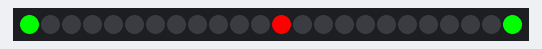
Simulated run of this sketch. Board: Arduino Uno, built with avr-gcc and run on an emulated ATmega328P. Shown: 24 RGB LEDs in strip order, left to right.

Above: at 0.01 s.
At 0.77 s:
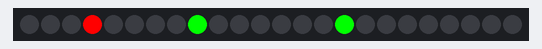
At 1.54 s:
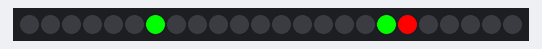

Measured:
- by itself, everything shown: repeats every 1.2 s, in 24 steps

The sketch:

WS2812-Ring-blink.ino
```cpp
// https://www.youtube.com/watch?v=AuOnubC_rKo

#include <Adafruit_NeoPixel.h>

#define PIN      6
#define NUMPIXELS 24

Adafruit_NeoPixel pixels = Adafruit_NeoPixel(NUMPIXELS, PIN, NEO_GRB + NEO_KHZ800);

void setup()
{
  pixels.begin();
}
void loop()
{
  for (int i = 0; i < NUMPIXELS; i++)
  {
    pixels.clear();
    pixels.setPixelColor(i, pixels.Color(0, 255, 0));
    pixels.setPixelColor(23 - i, pixels.Color(0, 255, 0));
    if (i < 12)
    {
      pixels.setPixelColor(12 + i, pixels.Color(255, 0, 0));
    }
    else
    {
      pixels.setPixelColor(i - 12, pixels.Color(255, 0, 0));
    }
    pixels.show();
    delay(50);
  }
}
```
